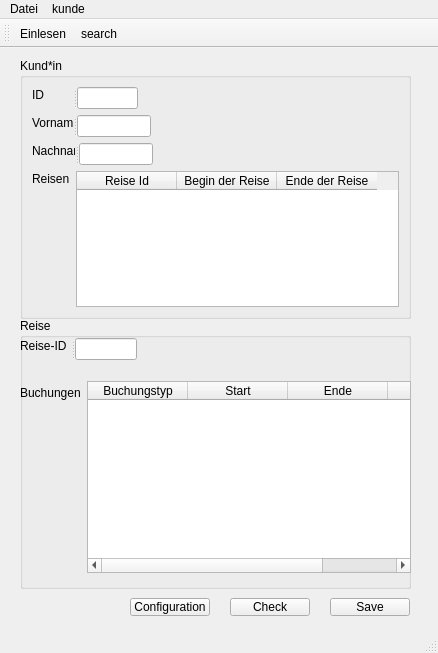
<?xml version="1.0" encoding="UTF-8"?>
<ui version="4.0">
 <class>TravelAgencyUI</class>
 <widget class="QMainWindow" name="TravelAgencyUI">
  <property name="geometry">
   <rect>
    <x>0</x>
    <y>0</y>
    <width>438</width>
    <height>653</height>
   </rect>
  </property>
  <property name="windowTitle">
   <string>TravelAgencyUI</string>
  </property>
  <widget class="QWidget" name="centralwidget">
   <widget class="QGroupBox" name="groupBox">
    <property name="geometry">
     <rect>
      <x>20</x>
      <y>10</y>
      <width>391</width>
      <height>261</height>
     </rect>
    </property>
    <property name="title">
     <string>Kund*in</string>
    </property>
    <layout class="QVBoxLayout" name="verticalLayout_9">
     <item>
      <layout class="QVBoxLayout" name="verticalLayout_10">
       <item>
        <widget class="QSplitter" name="splitter">
         <property name="orientation">
          <enum>Qt::Horizontal</enum>
         </property>
         <widget class="QLabel" name="label_8">
          <property name="maximumSize">
           <size>
            <width>41</width>
            <height>16</height>
           </size>
          </property>
          <property name="text">
           <string>ID</string>
          </property>
         </widget>
         <widget class="QLineEdit" name="kundeID">
          <property name="maximumSize">
           <size>
            <width>61</width>
            <height>22</height>
           </size>
          </property>
         </widget>
        </widget>
       </item>
       <item>
        <widget class="QSplitter" name="splitter_3">
         <property name="orientation">
          <enum>Qt::Horizontal</enum>
         </property>
         <widget class="QLabel" name="label_9">
          <property name="maximumSize">
           <size>
            <width>41</width>
            <height>16</height>
           </size>
          </property>
          <property name="text">
           <string>Vorname</string>
          </property>
         </widget>
         <widget class="QLineEdit" name="kundeVorname">
          <property name="maximumSize">
           <size>
            <width>74</width>
            <height>22</height>
           </size>
          </property>
         </widget>
        </widget>
       </item>
       <item>
        <widget class="QSplitter" name="splitter_4">
         <property name="orientation">
          <enum>Qt::Horizontal</enum>
         </property>
         <widget class="QLabel" name="label_11">
          <property name="maximumSize">
           <size>
            <width>43</width>
            <height>16</height>
           </size>
          </property>
          <property name="text">
           <string>Nachname</string>
          </property>
         </widget>
         <widget class="QLineEdit" name="kundeNachname">
          <property name="maximumSize">
           <size>
            <width>74</width>
            <height>22</height>
           </size>
          </property>
         </widget>
        </widget>
       </item>
       <item>
        <layout class="QFormLayout" name="formLayout_2">
         <item row="0" column="0">
          <widget class="QLabel" name="label_10">
           <property name="maximumSize">
            <size>
             <width>41</width>
             <height>16</height>
            </size>
           </property>
           <property name="text">
            <string>Reisen</string>
           </property>
          </widget>
         </item>
         <item row="0" column="1">
          <widget class="QTableWidget" name="reiseTable">
           <property name="showGrid">
            <bool>true</bool>
           </property>
           <column>
            <property name="text">
             <string>Reise Id</string>
            </property>
           </column>
           <column>
            <property name="text">
             <string>Begin der Reise</string>
            </property>
           </column>
           <column>
            <property name="text">
             <string>Ende der Reise</string>
            </property>
           </column>
          </widget>
         </item>
        </layout>
       </item>
      </layout>
     </item>
    </layout>
   </widget>
   <widget class="QGroupBox" name="groupBox_2">
    <property name="geometry">
     <rect>
      <x>20</x>
      <y>270</y>
      <width>391</width>
      <height>271</height>
     </rect>
    </property>
    <property name="title">
     <string>Reise</string>
    </property>
    <widget class="QWidget" name="layoutWidget">
     <property name="geometry">
      <rect>
       <x>0</x>
       <y>20</y>
       <width>391</width>
       <height>251</height>
      </rect>
     </property>
     <layout class="QVBoxLayout" name="verticalLayout_11">
      <item>
       <widget class="QSplitter" name="splitter_2">
        <property name="orientation">
         <enum>Qt::Horizontal</enum>
        </property>
        <widget class="QLabel" name="label_12">
         <property name="maximumSize">
          <size>
           <width>51</width>
           <height>16</height>
          </size>
         </property>
         <property name="text">
          <string>Reise-ID</string>
         </property>
        </widget>
        <widget class="QLineEdit" name="travelIdui">
         <property name="maximumSize">
          <size>
           <width>62</width>
           <height>22</height>
          </size>
         </property>
        </widget>
       </widget>
      </item>
      <item>
       <layout class="QFormLayout" name="formLayout">
        <item row="0" column="0">
         <widget class="QLabel" name="label_13">
          <property name="text">
           <string>Buchungen</string>
          </property>
         </widget>
        </item>
        <item row="0" column="1">
         <widget class="QTableWidget" name="buchungTable">
          <property name="maximumSize">
           <size>
            <width>331</width>
            <height>192</height>
           </size>
          </property>
          <column>
           <property name="text">
            <string>Buchungstyp</string>
           </property>
          </column>
          <column>
           <property name="text">
            <string>Start</string>
           </property>
          </column>
          <column>
           <property name="text">
            <string>Ende</string>
           </property>
          </column>
          <column>
           <property name="text">
            <string>Preis</string>
           </property>
          </column>
         </widget>
        </item>
       </layout>
      </item>
     </layout>
    </widget>
   </widget>
   <widget class="QPushButton" name="pushButton">
    <property name="geometry">
     <rect>
      <x>330</x>
      <y>550</y>
      <width>80</width>
      <height>18</height>
     </rect>
    </property>
    <property name="text">
     <string>Save</string>
    </property>
   </widget>
   <widget class="QPushButton" name="checkButton">
    <property name="geometry">
     <rect>
      <x>230</x>
      <y>550</y>
      <width>80</width>
      <height>18</height>
     </rect>
    </property>
    <property name="text">
     <string>Check</string>
    </property>
   </widget>
   <widget class="QPushButton" name="configurationButton">
    <property name="geometry">
     <rect>
      <x>130</x>
      <y>550</y>
      <width>80</width>
      <height>18</height>
     </rect>
    </property>
    <property name="text">
     <string>Configuration</string>
    </property>
   </widget>
  </widget>
  <widget class="QStatusBar" name="statusbar"/>
  <widget class="QMenuBar" name="menubar">
   <property name="geometry">
    <rect>
     <x>0</x>
     <y>0</y>
     <width>438</width>
     <height>17</height>
    </rect>
   </property>
   <widget class="QMenu" name="menuFile">
    <property name="title">
     <string>Datei</string>
    </property>
    <addaction name="actionEinlesen"/>
    <addaction name="actionIata_Codes"/>
   </widget>
   <widget class="QMenu" name="menukunde">
    <property name="title">
     <string>kunde</string>
    </property>
   </widget>
   <addaction name="menuFile"/>
   <addaction name="menukunde"/>
  </widget>
  <widget class="QToolBar" name="toolBar">
   <property name="windowTitle">
    <string>toolBar</string>
   </property>
   <attribute name="toolBarArea">
    <enum>TopToolBarArea</enum>
   </attribute>
   <attribute name="toolBarBreak">
    <bool>false</bool>
   </attribute>
   <addaction name="actionEinlesen"/>
   <addaction name="actionsearch"/>
  </widget>
  <action name="actionEinlesen">
   <property name="icon">
    <iconset theme="document-open">
     <normaloff>fileIcon2.png</normaloff>fileIcon2.png</iconset>
   </property>
   <property name="text">
    <string>Einlesen</string>
   </property>
   <property name="shortcut">
    <string>Ctrl+I</string>
   </property>
  </action>
  <action name="actionsearch">
   <property name="icon">
    <iconset resource="iconPrak3.qrc">
     <normaloff>:/bookingIcons/searchIcon.png</normaloff>:/bookingIcons/searchIcon.png</iconset>
   </property>
   <property name="text">
    <string>search</string>
   </property>
  </action>
  <action name="actionIata_Codes">
   <property name="text">
    <string>Read IATA Codes</string>
   </property>
  </action>
 </widget>
 <resources>
  <include location="iconPrak3.qrc"/>
 </resources>
 <connections/>
</ui>
